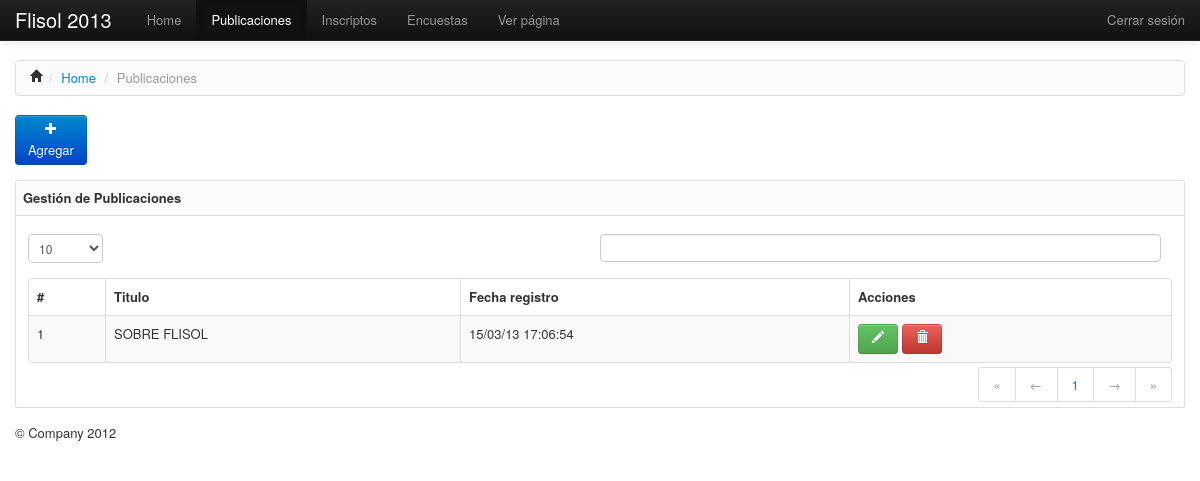
Page /admin/publicaciones/index.php (signed in) on the earlier database version.
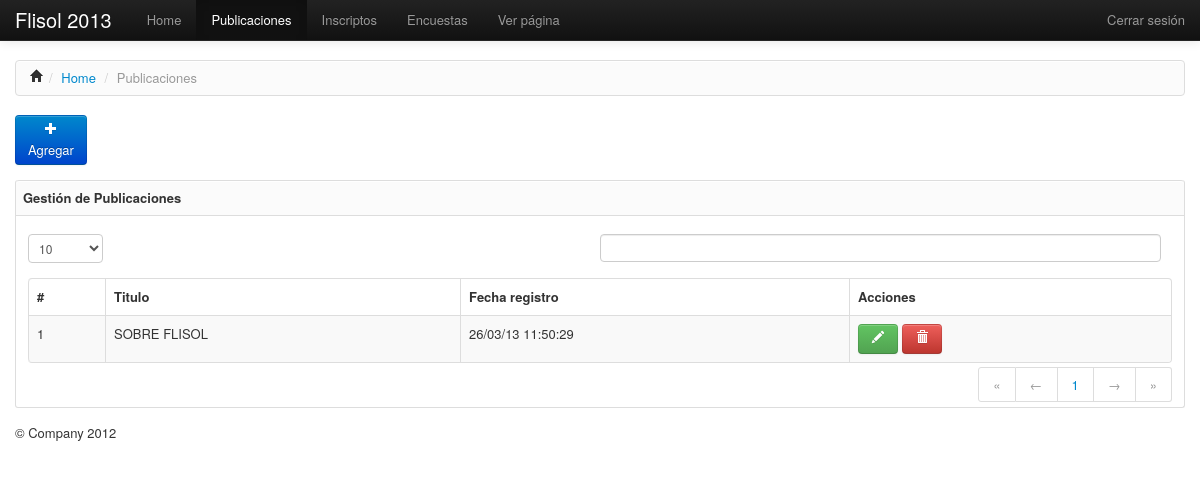
Same page on the later database version.
### tables this page shows
CREATE TABLE IF NOT EXISTS `publicaciones` (
  `id` int(11) NOT NULL AUTO_INCREMENT,
  `titulo` varchar(120) NOT NULL,
  `descripcion` text,
  `imagen_portada` varchar(120) DEFAULT NULL,
  `fecha_registro` datetime DEFAULT NULL,
  `fecha_edicion` datetime DEFAULT NULL,
  `etiquetas` varchar(225) DEFAULT NULL,
  `usuario_id` int(11) NOT NULL,
  PRIMARY KEY (`id`),
  KEY `fk_publicaciones_usuarios1` (`usuario_id`)
);

### config/conexion.php (called while the page is built, shortened)
<?php
function conectar(){
	$conexion=mysql_connect(BD_HOST,BD_USUARIO,BD_PASSWORD);
	return($conexion);
}
function query_data($consulta){
	$data=mysql_query($consulta);
	while($tupla=mysql_fetch_array($data)):
		$tuplas[]=$tupla;
	endwhile;
	return($tuplas);
}
?>

### admin/publicaciones/index.php (the view, shortened to what this page needs)
<?php
	require_once('../../config/conexion.php');
?>
	<div class="container">
		<ul class="breadcrumb">
			<li><a href="#"><i class="icon-home"></i></a><span class="divider">/</span>
			</li>
	    	<li><a href="#">Home</a> <span class="divider">/</span></li>
	    	<li class="active">Publicaciones</li>
    	</ul>
    	<div class="row">
    		<div class="span12">
			</div>
    	</div>
    	<div class="row">
    		<div class="span1">
				<a href="agregar.php" class="btn btn-primary">
					<i class="icon-plus icon-white"></i><br>Agregar
				</a>
			</div>
    	</div>
    	<?php
    		$publicaciones = @query_data("SELECT * FROM publicaciones");
    	?>
    	<div class="row-fluid">
    		<div class="span12">
    			<div class="box">
    				<h4 class="box-header round-top">Gestión de Publicaciones</h4>
    				<div class="box-content">
    					<table id="dataTable" class="table table-striped table-bordered">
    						<thead>
    							<th>#</th>
    							<th>Titulo</th>
    							<th>Fecha registro</th>
    							<th>Acciones</th>
    						</thead>
    						<tbody>
    							<?php if(!empty($publicaciones)):?>
    							<?php foreach ($publicaciones as $publicacion): ?>
								<tr>
									<td><?php echo $publicacion['id']; ?></td>
							        <td><?php echo utf8_encode($publicacion['titulo']); ?></td>
									<td>
										<?php setlocale(LC_TIME, "spanish");
											$fecha = strftime(" %d/%m/%y %H:%M:%S ",strtotime($publicacion['fecha_registro']));
											echo $fecha;
										?>
									</td>
									<td>
										<a class="btn btn-success" title="Editar" href="editar.php?id=<?php echo $publicacion['id']?>">
											<i class="icon-pencil icon-white"></i>
										</a>
										<a href="index.php?opcion=eliminar&publicacion=<?php echo $publicacion['id'];?>"  class="btn btn-danger" onclick="return confirm('¿Está seguro?');" title="Eliminar">
											<i class="icon-trash icon-white"></i>
										</a>
							         </td>
								</tr>
							    <?php endforeach; ?>
							<?php endif;?>
    						</tbody>
    					</table>
    				</div>
    			</div>
    		</div>
    	</div>
	</div>

Differences in the rows shown:
changed publicaciones "SOBRE FLISOL": fecha_registro "15/03/13 17:06:54" → "26/03/13 11:50:29"
